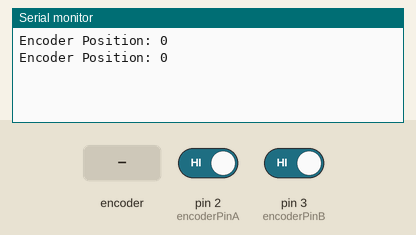
The sketch below on a simulated Arduino Uno, built with avr-gcc and run on an emulated ATmega328P. On the bench: the last lines printed to the serial monitor. The test bench sets the inputs (shaded band); at power-on: pin 2 (encoderPinA) HIGH, pin 3 (encoderPinB) HIGH.

Above: at 1.2 s.
1.3 s: rotary encoder on pin 2 (encoderPinA) / pin 3 (encoderPinB) turned 1 step (first pin leading)
At 2.8 s:
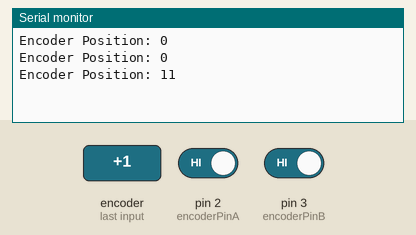
3.0 s: rotary encoder on pin 2 (encoderPinA) / pin 3 (encoderPinB) turned 1 step (first pin leading)
At 4.6 s:
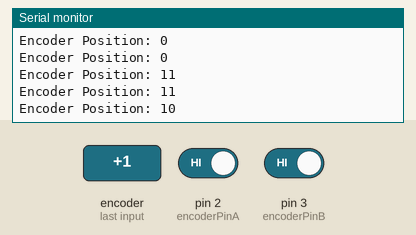
Timing chart, 0 to 6.1 s (numbered marks = the images above; inputs shaded):
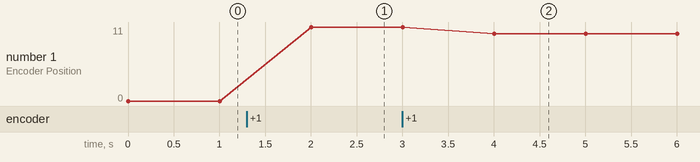

Measured:
- after the input at 1.3 s, the serial monitor: prints a new line after 0.70 s (image 1)
- after the input at 3.0 s, the serial monitor: prints a new line after 1.0 s (image 2)
- plotted number 1: 0 → 11 after the input at 1.3 s, 11 → 10 after the input at 3.0 s

The sketch:

RotaryEncoder.ino
```cpp
/*
 * Der Code wurde unter Zuhilfenahme folgender Quellen erstellt:
 * Tracking Rotary movement in a Busy Sketch
 * Arduino Cookbook - chapter 6.12
 * und
 * http://playground.arduino.cc/Main/RotaryEncoders
 */


 /*
  * Wichtig:
  * Der Rotary Encoder besitzt weder eine Anfangs noch eine Endposition.
  * Es wird lediglich bestimmt, ob im Uhrzeigersinn oder gegen den Uhrzeigersinn
  * gedreht wurde.
  * Um die exakte Position bestimmen zu können, muss sich der Rotary Encoder
  * zum Programmstart in der festgelegten Startposition befinden, d.h.
  * so, dass die Spitze der Fahne exakt Richtung Bug zeigt.
  * Diese Position wird als Position 0 bezeichnet.
  * Abbildung 7.1 (in der Ausarbeitung) zeigt die einzelnen Positionen des Rotary Encoders.
  *
  *
  * Pinbelegung:
  * A -> 2
  * B -> 3
  * C -> GND
  *
  * Achtung:
  * Falls Pin A und Pin B vertauscht werden,
  * sind die Positionen genau spiegelverkehrt!
  */


 const int encoderPinA = 2;
 const int encoderPinB = 3;

 int temp = 0; // zur Bestimmung der Encoder Position (Position 0 bis Position 11)

  volatile int encoderPosition   = 0;
  volatile int encoderValue      = 0;
  volatile int lastEncoderValueA = HIGH;
  volatile int lastEncoderValueB = HIGH;


  void setup()
  {
    Serial.begin(9600);

    pinMode(encoderPinA, INPUT);
    pinMode(encoderPinB, INPUT);

    digitalWrite(encoderPinA, HIGH);
    digitalWrite(encoderPinB, HIGH);


    /*
     * Syntax:
     * attachInterrupt(interrupt, function, mode)
     * Der erste Parameter gibt den Interrupt Pin Identifierer an:
     * 0 ist der Interrupt Pin Identifier für Pin 2
     * 1 ist der Interrupt Pin Identifier für Pin 3
     * (auf dem Arduino Mega 2560 gibt außerdem folgende Interrupt Identifier:
     * 2 für Pin 21, 3 für Pin 20, 4 für Pin 19 und 5 für Pin 18)
     * Der zweite Parameter gibt die Funktion an, die ausgeführt werden soll,
     * sobald ein Interrupt auftritt.
     * Der letzte Parameter gibt an, was den Interrupt auslösen soll:
     * FALLING - Stromabfall von 5V auf 0V (von hig auf low)
     * RISING - Stromanstieg von 0V auf 5V (von low auf high)
     * CHANGE - Stromabfall oder -anstieg (Wechsel von high auf low oder umgekehrt)
     * LOW - der Pin ist im Zustand low
     */

    attachInterrupt(0, updateEncoder, CHANGE);
    attachInterrupt(1, updateEncoder, CHANGE);
  }

  void loop()
  {
    // Bestimmen der Position des Rotary Encoders

    temp = (int) encoderPosition;
    if (temp <= -1)
    {
		encoderPosition = 12 + temp;
    }


  Serial.print("Encoder Position: ");
  Serial.println(encoderPosition);

  delay(1000); //just here to slow down the output, and show it will work  even during a delay
  }


  void updateEncoder()
  {
    /*
     * Drehung im Uhrzeigersinn
     */

    // Änderung an Pin A
    if ( lastEncoderValueA == LOW  && lastEncoderValueB == HIGH && digitalRead(encoderPinA) == HIGH && digitalRead(encoderPinB) == HIGH )
    {
        lastEncoderValueA = HIGH;
        encoderValue++;
    }
    if ( lastEncoderValueA == HIGH && lastEncoderValueB == LOW  && digitalRead(encoderPinA) == LOW  && digitalRead(encoderPinB) == LOW  )
    {
        lastEncoderValueA = LOW;
        encoderValue++;
    }
    // Änderung an Pin B
    if ( lastEncoderValueA == HIGH && lastEncoderValueB == HIGH && digitalRead(encoderPinA) == HIGH && digitalRead(encoderPinB) == LOW  )
    {
         lastEncoderValueB = LOW;
         encoderValue++;
    }
    if ( lastEncoderValueA == LOW && lastEncoderValueB == LOW  && digitalRead(encoderPinA) == LOW   && digitalRead(encoderPinB) == HIGH )
    {
         lastEncoderValueB = HIGH;
         encoderValue++;
    }

     /*
     * Drehung gegen den Uhrzeigersinn
     */

     // Änderung an Pin A
     if ( lastEncoderValueA == LOW  && lastEncoderValueB == LOW  && digitalRead(encoderPinA) == HIGH && digitalRead(encoderPinB) == LOW  )
     {
        lastEncoderValueA = HIGH;
        encoderValue--;
     }
     if ( lastEncoderValueA == HIGH && lastEncoderValueB == HIGH && digitalRead(encoderPinA) == LOW  && digitalRead(encoderPinB) == HIGH )
     {
        lastEncoderValueA = LOW;
        encoderValue--;
     }
    // Änderung an Pin B
    if ( lastEncoderValueA == LOW  && lastEncoderValueB == HIGH && digitalRead(encoderPinA) == LOW   && digitalRead(encoderPinB) == LOW  )
     {
         lastEncoderValueB = LOW;
         encoderValue--;
     }
     if (lastEncoderValueA == HIGH && lastEncoderValueB == LOW  && digitalRead(encoderPinA) == HIGH  && digitalRead(encoderPinB) == HIGH )
     {
         lastEncoderValueB = HIGH;
         encoderValue--;
     }


    if (encoderValue >= 48)
    {
        encoderValue = 0;
    }
    if (encoderValue <= -48)
    {
        encoderValue = 0;
    }
    encoderPosition = encoderValue / 4;

  }
```
